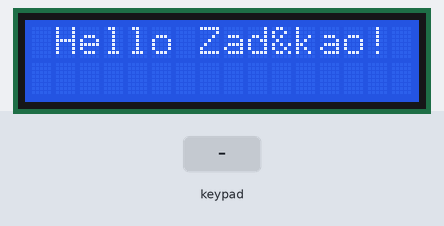
A sketch run on a simulated Arduino Mega 2560, built with avr-gcc and run on an emulated ATmega2560. Shown: 16×2 character LCD. The test bench sets the inputs (shaded band). What the sketch prints to the serial monitor is not drawn.

Above: at 1.2 s.
1.3 s: keypad keys 1 2 3 4 5 6 pressed 0.4 s apart
At 4.5 s:
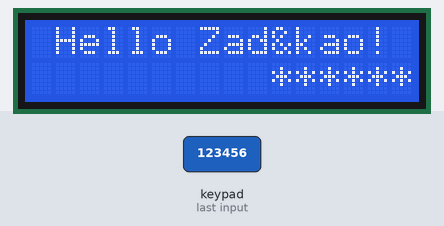
5.2 s: key 'A' pressed
At 5.7 s:
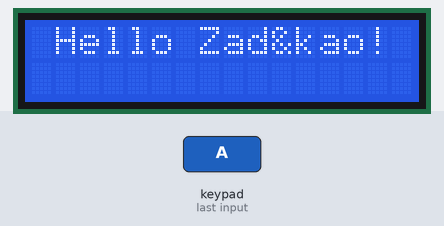
6.7 s: key '1' pressed
At 7.4 s:
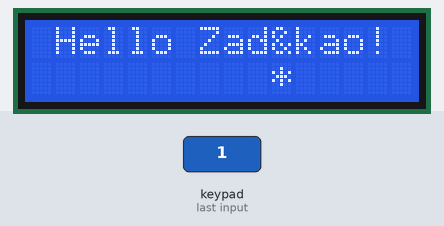
8.2 s: key '2' pressed
At 8.5 s:
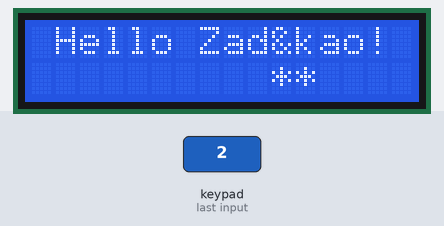
9.7 s: keypad keys 1 2 3 4 5 6 # pressed 0.4 s apart
At 9.9 s:
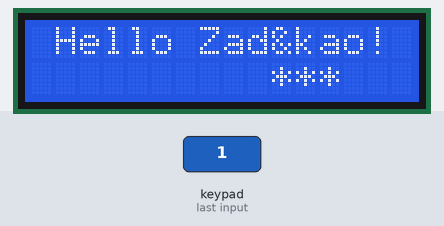
14.0 s: keypad keys 1 2 3 4 5 6 * pressed 0.4 s apart
At 14.6 s:
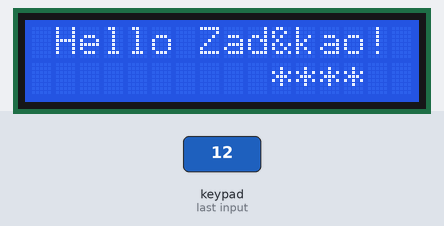
Timing chart, 0 to 17.0 s (numbered marks = the images above; inputs shaded):
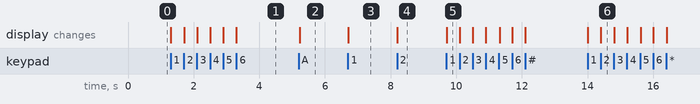

The sketch:

TestKeyPad.ino
```cpp
#include <Wire.h>
#include <LiquidCrystal_I2C.h>
#include <Keypad.h>
int count = 10;
char PassTest[] ={'1','2','3','4','5','6'};
char dao = '*';
char tempPass[6];

const byte ROWS = 4; // four rows
const byte COLS = 4;  //four Column
char keys[ROWS][COLS] = {
                        {'1','2','3','A'},
                        {'4','5','6','B'},
                        {'7','8','9','C'},
                        {'*','0','#','D'},
};
byte rowPins[ROWS] = {30,31,32,33};
byte colPins[COLS] = {34,35,36,37};
Keypad keypad = Keypad(makeKeymap(keys), rowPins, colPins, ROWS,COLS );
LiquidCrystal_I2C lcd(0x27,16,2);// set the LCD address to 0x27 for a 16*2 lines display
                                 // set the LCD address to 0x3F for a 20*4 lines display

void setup() {
  // put your setup code here, to run once:
  lcd.begin();
  Serial.begin(9600);
  lcd.setCursor(1,0); // set cursor to use at 0 row start from 1
  lcd.print("Hello Zad&kao!");
}
void loop() {
  // put your main code here, to run repeatedly:
  int i = 0;
  char key = keypad.getKey();
  if (key != NO_KEY)
  {
    Serial.print(key);
    if(count <16){
      //getArrPassTemp();
       lcd.setCursor(count,1);
       lcd.print(dao);
       tempPass[count-10] = key;
       count++;
    }else{
           Serial.println();
           for(int b=0;b<6;b++){
              Serial.print(tempPass[b]);
           }
           Serial.println();
           lcd.setCursor(0,1);
           lcd.print("                    ");
           count=10;
      }
    }
}


void clearScreen(){
  lcd.setCursor(0,0);
  lcd.print("                 ");
  lcd.setCursor(0,1);
  lcd.print("                ");
}
```

Measured:
- after the input at 1.3 s, the display: first changes at once (image 1 shows a later state)
- after the input at 5.2 s, the display: changes at once (image 2)
- after the input at 6.7 s, the display: changes at once (image 3)
- after the input at 8.2 s, the display: changes at once (image 4)
- after the input at 9.7 s, the display: changes at once (image 5)
- after the input at 14.0 s, the display: first changes at once (image 6 shows a later state)
